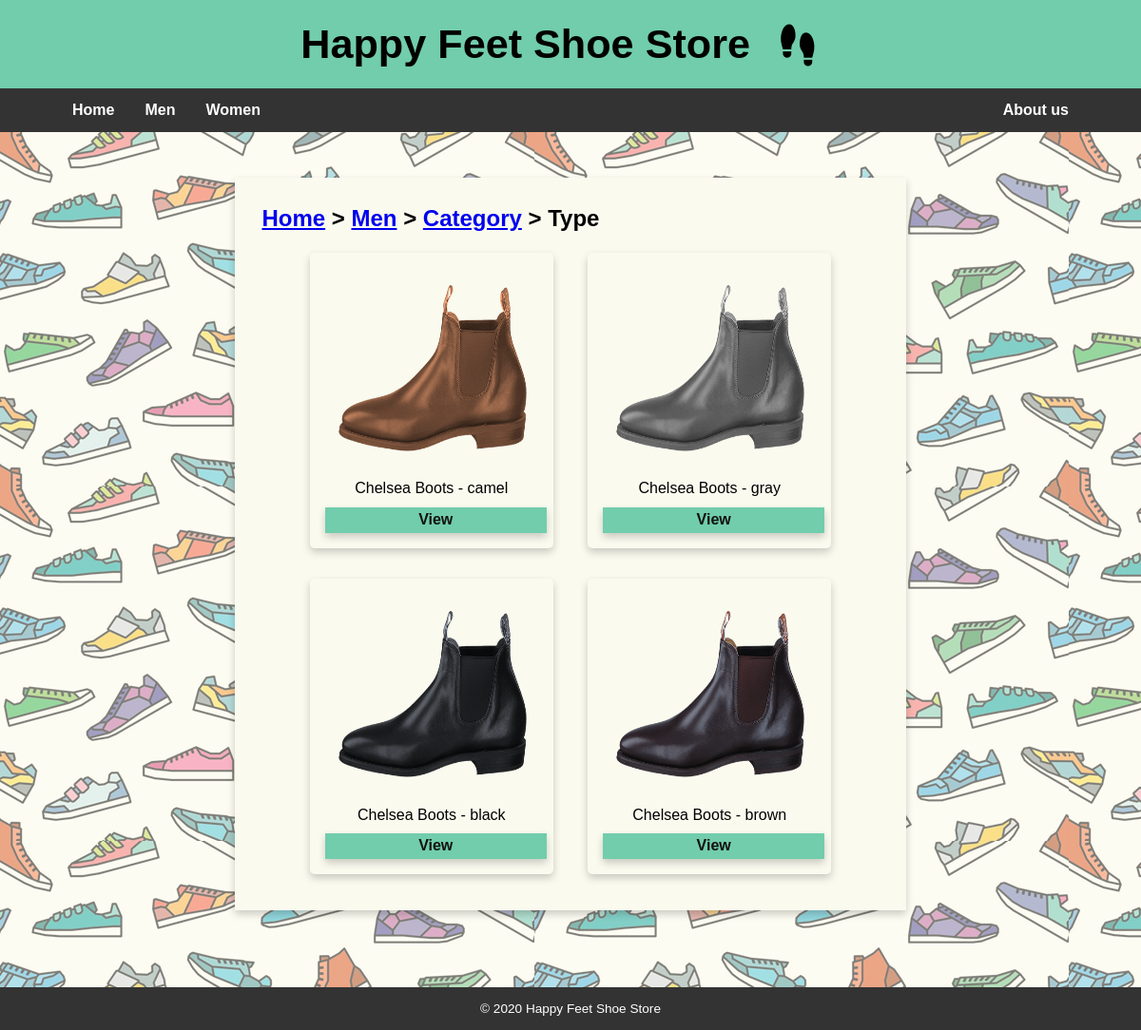
Screenshot of /men/type.php?shoe_category=1&shoe_type=Chelsea Boots with the database file from the repository.
### tables this page shows
CREATE TABLE `product` (
 `productID` int(11) NOT NULL AUTO_INCREMENT,
 `productName` varchar(50) NOT NULL,
 `section` varchar(20) NOT NULL,
 `categoryID` int(11) NOT NULL,
 `colorID` int(11) NOT NULL,
 `price` decimal(18,2) NOT NULL,
 PRIMARY KEY (`productID`),
 KEY `fk_categoryID` (`categoryID`),
 KEY `fk_colorID` (`colorID`),
 CONSTRAINT `fk_categoryID` FOREIGN KEY (`categoryID`) REFERENCES `category` (`categoryID`),
 CONSTRAINT `fk_colorID` FOREIGN KEY (`colorID`) REFERENCES `color` (`colorID`)
);

CREATE TABLE `category` (
 `categoryID` int(11) NOT NULL AUTO_INCREMENT,
 `categoryName` varchar(20) NOT NULL,
 PRIMARY KEY (`categoryID`)
);

### men/type.php (the view, shortened to what this page needs)
<?php
require_once('../model/database.php');
$shoe_category = filter_input(INPUT_GET, 'shoe_category');
$shoe_type = filter_input(INPUT_GET, 'shoe_type');
$query = "select p.productID, p.productName, replace(p.productName, ' ', '-') as productFileName, replace(c.colorName, ' ', '-') as colorName, cat.categoryName
            from product as p, color as c, category as cat
            where p.colorID = c.colorID and p.categoryID = :shoe_category and p.categoryID = cat.categoryID and p.`section` = 'men' and productName = :shoe_type
            order by p.productName, p.categoryID ";
$statement = $db->prepare($query);
$statement->bindValue(':shoe_category', $shoe_category);
$statement->bindValue(':shoe_type', $shoe_type);
$statement->execute();
$shoes = $statement->fetchAll();
include '../views/header.php';
?>
<main>
    <div class="card">
        <h3>
            <a href="../index.php">Home</a> >
            <a href="index.php">Men</a> >
            <a href="category.php?shoe_category=<?php echo $shoe_category ?>">Category</a> >
            Type
        </h3>
        <div class="dashboard">
            <?php foreach($shoes as $shoe){?>
                <div class="shoeitem">
                    <img class="items" alt="shoe"
                        src="../images/men_shoes/<?php echo $shoe['categoryName'] ?>/<?php echo $shoe['productFileName'] ?>/<?php echo $shoe['productFileName'] ?>-<?php echo $shoe['colorName'] ?>.png">
                    <div class="shoelabel">
                        <?php echo $shoe['productName'] ?> - <?php echo $shoe['colorName'] ?>
                    </div>
                    <a href="view.php?shoe_category=<?php echo $shoe_category ?>&shoe_type=<?php echo $shoe['productName'] ?>&shoe=<?php echo $shoe['productID'] ?>" class="form_button button">View</a>
                </div>
            <?php }?>
        </div>
    </div>
</main>
<?php include '../views/footer.php'; ?>

### views/header.php (shortened to what this page needs)
<?php
    $window = $_SERVER['HTTP_HOST'] . $_SERVER['REQUEST_URI'];
    $women_men_section = "/section/";
    $purchase_section = "/purchase/";
    $sign_in_section = "/user_manager/";
    $about_us_section = "/about_us/";
    $purchase_history_section = "/history";
?>
<!DOCTYPE html>
<html lang="en">
	<head>
        <?php
        if(strpos($window, $purchase_history_section) ||
            strpos($window, $about_us_section) ||
            strpos($window, $purchase_section) ||
            strpos($window, $women_men_section) ||
            strpos($window, $sign_in_section)){ ?>
            <link rel="stylesheet" type="text/css" href="../styles/main.css">
            <link rel="stylesheet" href="../styles/normalize.css" type="text/css">
        <?php
        }
        else{ ?>
            <link rel="stylesheet" type="text/css" href="styles/main.css">
            <link rel="stylesheet" href="styles/normalize.css" type="text/css">
        <?php
        }
    ?>
        <link rel="stylesheet" href="https://use.fontawesome.com/releases/v5.7.1/css/all.css">
	</head>
    <body>
	<header>
        <div class="header-bar">
            <h1> Happy Feet Shoe Store</h1>
            <i class="fas fa-shoe-prints fa-rotate-270"></i>
        </div>
        <ul class="nav-list">
        <?php if(strpos($window, $purchase_history_section) ||
                strpos($window, $about_us_section) ||
                strpos($window, $purchase_section) ||
                strpos($window, $women_men_section) ||
                strpos($window, $sign_in_section)) {
        ?>
            <li><a href="../index.php">Home</a></li>
            <li><a href="../section?section=men">Men</a></li>
            <li><a href="../section?section=women">Women</a></li>
            <li class="right_nav_tab"><a href="../about_us/">About us</a></li>
        <?php
        } else {
        ?>
            <li><a href="./index.php">Home</a></li>
            <li><a href="./section?section=men">Men</a></li>
            <li><a href="./section?section=women">Women</a></li>
            <li class="right_nav_tab"><a href="./about_us/">About us</a></li>
        <?php
        }
        ?>
        </ul>
    </header>

### views/footer.php (shortened to what this page needs)
    <footer>
        <p>&copy; <?php echo date("Y"); ?> Happy Feet Shoe Store</p>
    </footer>
  </body>
</html>

### styles/main.css (style rules this page uses)
html { font-family: Tahoma, Geneva, sans-serif; min-height: 100%; margin: 0%; }
body { min-height: 100%; margin: 0%; min-width:1000px; width: auto !important; width:1000px; overflow: auto; }
main { background-image: url("../images/main-background.png"); background-repeat: repeat; background-color: #fafaef; padding: 4%; min-height: 600px; }
.header-bar { text-align: center; background-color: #71cdac; margin: 0%; padding: 1.8%; }
.header-bar h1 { font-family: Pristina, sans-serif; font-weight: bolder; font-size: 2.7rem;; margin: 0%; display: inline-block; }
.header-bar i { font-size: 2.2rem; display: inline-block; margin-left: 2%; margin-right: 2%; }
ul.nav-list { list-style-type: none; margin: 0; padding-top: 0%; padding-bottom: 0%; padding-left: 5%; padding-right: 5%; background-color: #333; overflow: auto; }
ul.nav-list li { float: left; display: inline; }
ul.nav-list li.right_nav_tab { float: right; }
ul.nav-list li a { display: block; color: #fff; text-align: center; padding: 14px 16px; text-decoration: none; font-weight: 600; }
.card { background-color: #fafaef; box-shadow: 0 4px 8px 0 rgba(0,0,0,0.2); padding: 2%; margin: auto; width: 60%; margin-bottom: 3%; }
.card h3 { margin: 0%; font-size: 1.5rem; padding: 1%; }
.form_button { margin: auto; box-shadow: 0 4px 8px 0 rgba(0,0,0,0.2); background-color: #71cdac; border: none; color: #111; padding: 2%; font-weight: 600; text-align: center; text-decoration: none; font-size: 1rem; display: block; }
footer { color: #fff; background-color: #333; align-items: center; padding: 1.2%; }
footer p { margin:auto; text-align: center; font-size: 0.85rem; padding: 0%; }
.items { padding: 2%; height: 200px; width: 200px; }
.dashboard { text-align: center; min-height: 500px; }
.shoeitem { box-shadow: 0 4px 8px 0 rgba(0,0,0,0.2); background-color: #fafaef; display: inline-block; border-radius: .3rem; margin: 16px; padding: 16px; }
.shoelabel { margin: 10px; }
.button { width: 14em; }

### rows the page displays
product: categoryID.categoryName (picture), productName "Chelsea Boots", colorName "camel"
product: categoryID.categoryName (picture), productName "Chelsea Boots", colorName "gray"
product: categoryID.categoryName (picture), productName "Chelsea Boots", colorName "black"
product: categoryID.categoryName (picture), productName "Chelsea Boots", colorName "brown"
